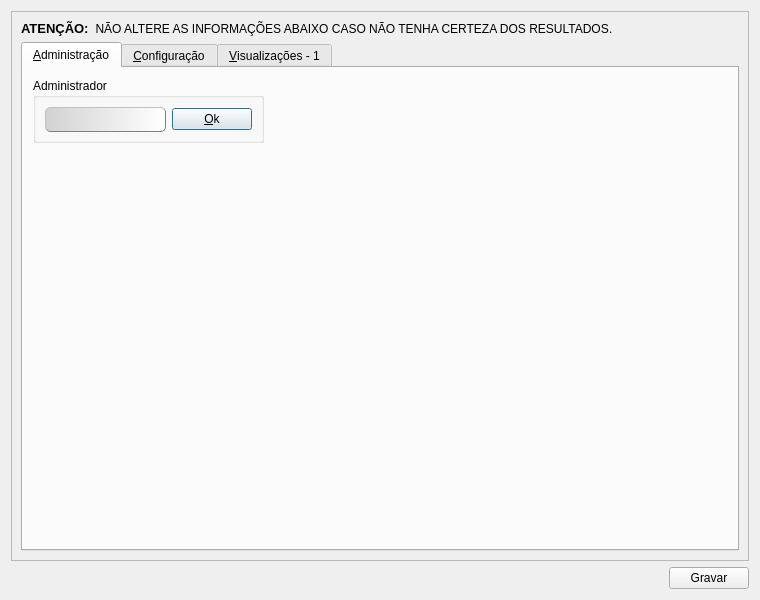
<?xml version="1.0" encoding="UTF-8"?>
<ui version="4.0">
 <author>Puttini, Volnei C.</author>
 <class>DialogConfig</class>
 <widget class="QDialog" name="DialogConfig">
  <property name="windowModality">
   <enum>Qt::ApplicationModal</enum>
  </property>
  <property name="geometry">
   <rect>
    <x>0</x>
    <y>0</y>
    <width>760</width>
    <height>600</height>
   </rect>
  </property>
  <property name="sizePolicy">
   <sizepolicy hsizetype="Fixed" vsizetype="Fixed">
    <horstretch>0</horstretch>
    <verstretch>0</verstretch>
   </sizepolicy>
  </property>
  <property name="minimumSize">
   <size>
    <width>760</width>
    <height>600</height>
   </size>
  </property>
  <property name="maximumSize">
   <size>
    <width>760</width>
    <height>600</height>
   </size>
  </property>
  <property name="windowTitle">
   <string>Configurações</string>
  </property>
  <property name="windowIcon">
   <iconset resource="application.qrc">
    <normaloff>:/docbase.png</normaloff>:/docbase.png</iconset>
  </property>
  <property name="styleSheet">
   <string notr="true">QLineEdit {
    border: 1px solid gray;
    border-radius: 5px;
	border-style: outset;
	/*background-color: qlineargradient(spread:pad, x1:0, y1:0, x2:1, y2:0, stop:0 rgba(192, 255, 255, 255), stop:1 rgba(255, 255, 255, 255));*/
	
	background-color: qlineargradient(spread:pad, x1:0, y1:0, x2:1, y2:0, stop:0 rgba(210, 210, 210 255), stop:1 rgba(255, 255, 255, 255));
}

QLineEdit::hover {
	selection-background-color: rgb(46, 91, 255);
    border: 1px outset rgb(44, 114, 199);
}</string>
  </property>
  <layout class="QGridLayout" name="gridLayout_6">
   <item row="0" column="0" colspan="2">
    <widget class="QFrame" name="frameConfig">
     <property name="frameShape">
      <enum>QFrame::StyledPanel</enum>
     </property>
     <property name="frameShadow">
      <enum>QFrame::Raised</enum>
     </property>
     <layout class="QGridLayout" name="gridLayout_7">
      <item row="0" column="0">
       <widget class="QLabel" name="labelTitle">
        <property name="text">
         <string>&lt;!DOCTYPE HTML PUBLIC &quot;-//W3C//DTD HTML 4.0//EN&quot; &quot;http://www.w3.org/TR/REC-html40/strict.dtd&quot;&gt;
&lt;html&gt;&lt;head&gt;&lt;meta name=&quot;qrichtext&quot; content=&quot;1&quot; /&gt;&lt;style type=&quot;text/css&quot;&gt;
p, li { white-space: pre-wrap; }
&lt;/style&gt;&lt;/head&gt;&lt;body style=&quot; font-family:'Sans Serif'; font-size:10pt; font-weight:400; font-style:normal;&quot;&gt;
&lt;p style=&quot; margin-top:0px; margin-bottom:0px; margin-left:0px; margin-right:0px; -qt-block-indent:0; text-indent:0px;&quot;&gt;&lt;img src=&quot;:/messagebox_warning.png&quot; /&gt;&lt;span style=&quot; font-weight:600;&quot;&gt;ATENÇÃO:&lt;/span&gt; &lt;span style=&quot; font-size:9pt;&quot;&gt; NÃO ALTERE AS INFORMAÇÕES ABAIXO CASO NÃO TENHA CERTEZA DOS RESULTADOS&lt;/span&gt;.&lt;img src=&quot;:/messagebox_warning.png&quot; /&gt;&lt;/p&gt;&lt;/body&gt;&lt;/html&gt;</string>
        </property>
        <property name="wordWrap">
         <bool>false</bool>
        </property>
       </widget>
      </item>
      <item row="1" column="0">
       <widget class="QTabWidget" name="tabWidgetConfig">
        <property name="currentIndex">
         <number>0</number>
        </property>
        <widget class="QWidget" name="tab">
         <attribute name="title">
          <string>&amp;Administração</string>
         </attribute>
         <widget class="QGroupBox" name="groupBox_4">
          <property name="geometry">
           <rect>
            <x>10</x>
            <y>10</y>
            <width>231</width>
            <height>65</height>
           </rect>
          </property>
          <property name="title">
           <string>Administrador</string>
          </property>
          <layout class="QGridLayout" name="gridLayout">
           <item row="0" column="0">
            <widget class="QLineEdit" name="lineEditAdmin">
             <property name="minimumSize">
              <size>
               <width>0</width>
               <height>25</height>
              </size>
             </property>
             <property name="maxLength">
              <number>20</number>
             </property>
             <property name="echoMode">
              <enum>QLineEdit::Password</enum>
             </property>
            </widget>
           </item>
           <item row="0" column="1">
            <widget class="QPushButton" name="pushButtonOk">
             <property name="text">
              <string>&amp;Ok</string>
             </property>
             <property name="icon">
              <iconset resource="application.qrc">
               <normaloff>:/ok.png</normaloff>:/ok.png</iconset>
             </property>
            </widget>
           </item>
          </layout>
         </widget>
        </widget>
        <widget class="QWidget" name="tab_3">
         <attribute name="title">
          <string>&amp;Configuração</string>
         </attribute>
         <widget class="QGroupBox" name="groupBoxDefaultExport">
          <property name="geometry">
           <rect>
            <x>310</x>
            <y>85</y>
            <width>391</width>
            <height>64</height>
           </rect>
          </property>
          <property name="sizePolicy">
           <sizepolicy hsizetype="Preferred" vsizetype="Fixed">
            <horstretch>0</horstretch>
            <verstretch>0</verstretch>
           </sizepolicy>
          </property>
          <property name="maximumSize">
           <size>
            <width>16777215</width>
            <height>65</height>
           </size>
          </property>
          <property name="title">
           <string>Diretório Padrão para Exportação</string>
          </property>
          <layout class="QGridLayout" name="gridLayout_10">
           <item row="0" column="0">
            <widget class="QLineEdit" name="lineEditExportDir">
             <property name="minimumSize">
              <size>
               <width>0</width>
               <height>25</height>
              </size>
             </property>
             <property name="maxLength">
              <number>254</number>
             </property>
            </widget>
           </item>
          </layout>
         </widget>
         <widget class="QGroupBox" name="groupBoxDefaultTemp">
          <property name="geometry">
           <rect>
            <x>310</x>
            <y>158</y>
            <width>391</width>
            <height>64</height>
           </rect>
          </property>
          <property name="sizePolicy">
           <sizepolicy hsizetype="Preferred" vsizetype="Fixed">
            <horstretch>0</horstretch>
            <verstretch>0</verstretch>
           </sizepolicy>
          </property>
          <property name="maximumSize">
           <size>
            <width>16777215</width>
            <height>65</height>
           </size>
          </property>
          <property name="title">
           <string>Diretório Temporário Geral</string>
          </property>
          <layout class="QGridLayout" name="gridLayout_11">
           <item row="0" column="0">
            <widget class="QLineEdit" name="lineEditTempDir">
             <property name="minimumSize">
              <size>
               <width>0</width>
               <height>25</height>
              </size>
             </property>
             <property name="maxLength">
              <number>254</number>
             </property>
            </widget>
           </item>
          </layout>
         </widget>
         <widget class="QGroupBox" name="groupBoxDefaultLoadImages">
          <property name="geometry">
           <rect>
            <x>310</x>
            <y>10</y>
            <width>391</width>
            <height>64</height>
           </rect>
          </property>
          <property name="sizePolicy">
           <sizepolicy hsizetype="Preferred" vsizetype="Fixed">
            <horstretch>0</horstretch>
            <verstretch>0</verstretch>
           </sizepolicy>
          </property>
          <property name="maximumSize">
           <size>
            <width>16777215</width>
            <height>65</height>
           </size>
          </property>
          <property name="title">
           <string>Diretório Padrão de Carga das Imagens</string>
          </property>
          <layout class="QGridLayout" name="gridLayout_8">
           <item row="0" column="0">
            <widget class="QLineEdit" name="lineEditRootDir">
             <property name="minimumSize">
              <size>
               <width>0</width>
               <height>25</height>
              </size>
             </property>
             <property name="maxLength">
              <number>254</number>
             </property>
            </widget>
           </item>
          </layout>
         </widget>
         <widget class="QGroupBox" name="groupBoxDefaultUpdate">
          <property name="geometry">
           <rect>
            <x>310</x>
            <y>230</y>
            <width>391</width>
            <height>64</height>
           </rect>
          </property>
          <property name="sizePolicy">
           <sizepolicy hsizetype="Preferred" vsizetype="Fixed">
            <horstretch>0</horstretch>
            <verstretch>0</verstretch>
           </sizepolicy>
          </property>
          <property name="maximumSize">
           <size>
            <width>16777215</width>
            <height>65</height>
           </size>
          </property>
          <property name="title">
           <string>Diretório Padrão para Download das Atualizações</string>
          </property>
          <layout class="QGridLayout" name="gridLayout_12">
           <item row="0" column="0">
            <widget class="QLineEdit" name="lineEditDfltDownload">
             <property name="minimumSize">
              <size>
               <width>0</width>
               <height>25</height>
              </size>
             </property>
             <property name="maxLength">
              <number>254</number>
             </property>
            </widget>
           </item>
          </layout>
         </widget>
         <widget class="QGroupBox" name="groupBoxComportPrograma">
          <property name="geometry">
           <rect>
            <x>10</x>
            <y>320</y>
            <width>201</width>
            <height>119</height>
           </rect>
          </property>
          <property name="title">
           <string>Comportamento do Programa</string>
          </property>
          <layout class="QGridLayout" name="gridLayout_5">
           <item row="0" column="0">
            <layout class="QVBoxLayout" name="verticalLayout">
             <item>
              <widget class="QRadioButton" name="radioButtonLivre">
               <property name="enabled">
                <bool>false</bool>
               </property>
               <property name="text">
                <string>Livre</string>
               </property>
               <property name="checked">
                <bool>true</bool>
               </property>
              </widget>
             </item>
             <item>
              <widget class="QRadioButton" name="radioButtonReadOnly">
               <property name="enabled">
                <bool>false</bool>
               </property>
               <property name="text">
                <string>Somente Leitura</string>
               </property>
              </widget>
             </item>
             <item>
              <widget class="QRadioButton" name="radioButtonROSave">
               <property name="enabled">
                <bool>false</bool>
               </property>
               <property name="text">
                <string>Uso Limitado</string>
               </property>
              </widget>
             </item>
            </layout>
           </item>
          </layout>
         </widget>
         <widget class="QGroupBox" name="groupBoxBDados">
          <property name="geometry">
           <rect>
            <x>10</x>
            <y>10</y>
            <width>291</width>
            <height>291</height>
           </rect>
          </property>
          <property name="title">
           <string>Banco de Dados</string>
          </property>
          <layout class="QGridLayout" name="gridLayout_9">
           <item row="0" column="0">
            <widget class="QGroupBox" name="groupBoxHostname">
             <property name="title">
              <string>Host</string>
             </property>
             <layout class="QGridLayout" name="gridLayout_2">
              <item row="0" column="0">
               <widget class="QLineEdit" name="lineEditHostname">
                <property name="enabled">
                 <bool>false</bool>
                </property>
                <property name="minimumSize">
                 <size>
                  <width>0</width>
                  <height>25</height>
                 </size>
                </property>
                <property name="inputMask">
                 <string/>
                </property>
                <property name="maxLength">
                 <number>50</number>
                </property>
               </widget>
              </item>
             </layout>
            </widget>
           </item>
           <item row="1" column="0">
            <widget class="QGroupBox" name="groupBoxUsuario">
             <property name="title">
              <string>Usuário</string>
             </property>
             <layout class="QGridLayout" name="gridLayout_3">
              <item row="0" column="0">
               <widget class="QLineEdit" name="lineEditDBUser">
                <property name="enabled">
                 <bool>false</bool>
                </property>
                <property name="minimumSize">
                 <size>
                  <width>0</width>
                  <height>25</height>
                 </size>
                </property>
                <property name="inputMask">
                 <string/>
                </property>
                <property name="maxLength">
                 <number>15</number>
                </property>
               </widget>
              </item>
             </layout>
            </widget>
           </item>
           <item row="2" column="0">
            <widget class="QGroupBox" name="groupBoxSenha">
             <property name="title">
              <string>Senha</string>
             </property>
             <layout class="QGridLayout" name="gridLayout_4">
              <item row="0" column="0">
               <widget class="QLineEdit" name="lineEditDBPass">
                <property name="enabled">
                 <bool>false</bool>
                </property>
                <property name="minimumSize">
                 <size>
                  <width>0</width>
                  <height>25</height>
                 </size>
                </property>
                <property name="inputMask">
                 <string/>
                </property>
                <property name="maxLength">
                 <number>15</number>
                </property>
                <property name="echoMode">
                 <enum>QLineEdit::Password</enum>
                </property>
               </widget>
              </item>
             </layout>
            </widget>
           </item>
          </layout>
         </widget>
        </widget>
        <widget class="QWidget" name="tab_2">
         <attribute name="title">
          <string>&amp;Visualizações - 1</string>
         </attribute>
         <widget class="QCheckBox" name="checkBoxSetFiscal">
          <property name="geometry">
           <rect>
            <x>10</x>
            <y>40</y>
            <width>301</width>
            <height>23</height>
           </rect>
          </property>
          <property name="toolTip">
           <string/>
          </property>
          <property name="whatsThis">
           <string>Caso digite mais docomentos com valores do que sem, marque esta opção. Isto fará com que esta opção fique sempre ativada no Cadastro de Documentos.</string>
          </property>
          <property name="text">
           <string>Documentos identificados como Padrão?</string>
          </property>
         </widget>
         <widget class="QCheckBox" name="checkBoxUpdtAuto">
          <property name="geometry">
           <rect>
            <x>10</x>
            <y>10</y>
            <width>351</width>
            <height>23</height>
           </rect>
          </property>
          <property name="text">
           <string>Ativa Verificação de Atualizações Automáticas?</string>
          </property>
         </widget>
         <widget class="QGroupBox" name="groupBoxCustomFields">
          <property name="geometry">
           <rect>
            <x>10</x>
            <y>160</y>
            <width>421</width>
            <height>211</height>
           </rect>
          </property>
          <property name="whatsThis">
           <string>Esta opção permite que você crie até cinco novos campos personalizados,
ou seja, você poderá criar campos para quardar informações necessárias
para o seu modelo de cadastro.</string>
          </property>
          <property name="title">
           <string>Campos Personalizados</string>
          </property>
          <widget class="QLabel" name="label_6">
           <property name="geometry">
            <rect>
             <x>11</x>
             <y>30</y>
             <width>131</width>
             <height>18</height>
            </rect>
           </property>
           <property name="text">
            <string>Nome do Campo</string>
           </property>
          </widget>
          <widget class="QLabel" name="label_7">
           <property name="geometry">
            <rect>
             <x>240</x>
             <y>30</y>
             <width>70</width>
             <height>18</height>
            </rect>
           </property>
           <property name="text">
            <string>Tamanho</string>
           </property>
          </widget>
          <widget class="QLabel" name="label_8">
           <property name="geometry">
            <rect>
             <x>320</x>
             <y>30</y>
             <width>70</width>
             <height>18</height>
            </rect>
           </property>
           <property name="text">
            <string>Situação</string>
           </property>
          </widget>
          <widget class="QLineEdit" name="lineEditFld01Name">
           <property name="geometry">
            <rect>
             <x>10</x>
             <y>60</y>
             <width>221</width>
             <height>25</height>
            </rect>
           </property>
           <property name="minimumSize">
            <size>
             <width>0</width>
             <height>25</height>
            </size>
           </property>
           <property name="maxLength">
            <number>15</number>
           </property>
          </widget>
          <widget class="QSpinBox" name="spinBox01Len">
           <property name="geometry">
            <rect>
             <x>240</x>
             <y>60</y>
             <width>71</width>
             <height>23</height>
            </rect>
           </property>
           <property name="maximum">
            <number>254</number>
           </property>
          </widget>
          <widget class="QCheckBox" name="checkBox01Act">
           <property name="geometry">
            <rect>
             <x>320</x>
             <y>60</y>
             <width>91</width>
             <height>23</height>
            </rect>
           </property>
           <property name="text">
            <string>Ativado</string>
           </property>
          </widget>
          <widget class="QSpinBox" name="spinBox02Len">
           <property name="geometry">
            <rect>
             <x>240</x>
             <y>90</y>
             <width>71</width>
             <height>23</height>
            </rect>
           </property>
           <property name="maximum">
            <number>254</number>
           </property>
          </widget>
          <widget class="QLineEdit" name="lineEditFld02Name">
           <property name="geometry">
            <rect>
             <x>10</x>
             <y>90</y>
             <width>221</width>
             <height>25</height>
            </rect>
           </property>
           <property name="minimumSize">
            <size>
             <width>0</width>
             <height>25</height>
            </size>
           </property>
           <property name="maxLength">
            <number>15</number>
           </property>
          </widget>
          <widget class="QSpinBox" name="spinBox03Len">
           <property name="geometry">
            <rect>
             <x>240</x>
             <y>120</y>
             <width>71</width>
             <height>23</height>
            </rect>
           </property>
           <property name="maximum">
            <number>254</number>
           </property>
          </widget>
          <widget class="QLineEdit" name="lineEditFld03Name">
           <property name="geometry">
            <rect>
             <x>10</x>
             <y>120</y>
             <width>221</width>
             <height>25</height>
            </rect>
           </property>
           <property name="minimumSize">
            <size>
             <width>0</width>
             <height>25</height>
            </size>
           </property>
           <property name="maxLength">
            <number>15</number>
           </property>
          </widget>
          <widget class="QCheckBox" name="checkBox03Act">
           <property name="geometry">
            <rect>
             <x>320</x>
             <y>120</y>
             <width>91</width>
             <height>23</height>
            </rect>
           </property>
           <property name="text">
            <string>Ativado</string>
           </property>
          </widget>
          <widget class="QSpinBox" name="spinBox04Len">
           <property name="geometry">
            <rect>
             <x>240</x>
             <y>150</y>
             <width>71</width>
             <height>23</height>
            </rect>
           </property>
           <property name="maximum">
            <number>254</number>
           </property>
          </widget>
          <widget class="QLineEdit" name="lineEditFld04Name">
           <property name="geometry">
            <rect>
             <x>10</x>
             <y>150</y>
             <width>221</width>
             <height>25</height>
            </rect>
           </property>
           <property name="minimumSize">
            <size>
             <width>0</width>
             <height>25</height>
            </size>
           </property>
           <property name="maxLength">
            <number>15</number>
           </property>
          </widget>
          <widget class="QCheckBox" name="checkBox04Act">
           <property name="geometry">
            <rect>
             <x>320</x>
             <y>150</y>
             <width>91</width>
             <height>23</height>
            </rect>
           </property>
           <property name="text">
            <string>Ativado</string>
           </property>
          </widget>
          <widget class="QCheckBox" name="checkBox05Act">
           <property name="geometry">
            <rect>
             <x>320</x>
             <y>180</y>
             <width>91</width>
             <height>23</height>
            </rect>
           </property>
           <property name="text">
            <string>Ativado</string>
           </property>
          </widget>
          <widget class="QSpinBox" name="spinBox05Len">
           <property name="geometry">
            <rect>
             <x>240</x>
             <y>180</y>
             <width>71</width>
             <height>23</height>
            </rect>
           </property>
           <property name="maximum">
            <number>254</number>
           </property>
          </widget>
          <widget class="QLineEdit" name="lineEditFld05Name">
           <property name="geometry">
            <rect>
             <x>10</x>
             <y>180</y>
             <width>221</width>
             <height>25</height>
            </rect>
           </property>
           <property name="minimumSize">
            <size>
             <width>0</width>
             <height>25</height>
            </size>
           </property>
           <property name="maxLength">
            <number>15</number>
           </property>
          </widget>
          <widget class="QCheckBox" name="checkBox02Act">
           <property name="geometry">
            <rect>
             <x>320</x>
             <y>90</y>
             <width>91</width>
             <height>23</height>
            </rect>
           </property>
           <property name="text">
            <string>Ativado</string>
           </property>
          </widget>
         </widget>
         <widget class="QCheckBox" name="checkBoxSetDirImg">
          <property name="geometry">
           <rect>
            <x>10</x>
            <y>100</y>
            <width>311</width>
            <height>23</height>
           </rect>
          </property>
          <property name="toolTip">
           <string/>
          </property>
          <property name="text">
           <string>Usar Sempre Diretório de Imagens Padrão?</string>
          </property>
         </widget>
         <widget class="QCheckBox" name="checkBoxRemoveImageFromDir">
          <property name="geometry">
           <rect>
            <x>10</x>
            <y>130</y>
            <width>481</width>
            <height>23</height>
           </rect>
          </property>
          <property name="toolTip">
           <string/>
          </property>
          <property name="text">
           <string>Apagar arquivo do diretório após incluí-lo no banco de dados?</string>
          </property>
         </widget>
         <widget class="QCheckBox" name="checkBoxKeepEntity">
          <property name="geometry">
           <rect>
            <x>10</x>
            <y>70</y>
            <width>411</width>
            <height>23</height>
           </rect>
          </property>
          <property name="toolTip">
           <string/>
          </property>
          <property name="text">
           <string>Manter Nome da Entidade após gravar novo registro?</string>
          </property>
         </widget>
        </widget>
       </widget>
      </item>
     </layout>
    </widget>
   </item>
   <item row="1" column="0">
    <spacer name="horizontalSpacer">
     <property name="orientation">
      <enum>Qt::Horizontal</enum>
     </property>
     <property name="sizeHint" stdset="0">
      <size>
       <width>654</width>
       <height>20</height>
      </size>
     </property>
    </spacer>
   </item>
   <item row="1" column="1">
    <widget class="QPushButton" name="pushButtonSalvar">
     <property name="text">
      <string>Gravar</string>
     </property>
    </widget>
   </item>
  </layout>
 </widget>
 <tabstops>
  <tabstop>tabWidgetConfig</tabstop>
  <tabstop>lineEditAdmin</tabstop>
  <tabstop>pushButtonOk</tabstop>
  <tabstop>lineEditHostname</tabstop>
  <tabstop>lineEditDBUser</tabstop>
  <tabstop>lineEditDBPass</tabstop>
  <tabstop>radioButtonLivre</tabstop>
  <tabstop>radioButtonReadOnly</tabstop>
  <tabstop>radioButtonROSave</tabstop>
  <tabstop>lineEditRootDir</tabstop>
  <tabstop>lineEditExportDir</tabstop>
  <tabstop>lineEditTempDir</tabstop>
  <tabstop>lineEditDfltDownload</tabstop>
  <tabstop>checkBoxUpdtAuto</tabstop>
  <tabstop>checkBoxSetFiscal</tabstop>
  <tabstop>checkBoxSetDirImg</tabstop>
  <tabstop>lineEditFld01Name</tabstop>
  <tabstop>spinBox01Len</tabstop>
  <tabstop>checkBox01Act</tabstop>
  <tabstop>lineEditFld02Name</tabstop>
  <tabstop>spinBox02Len</tabstop>
  <tabstop>checkBox02Act</tabstop>
  <tabstop>lineEditFld03Name</tabstop>
  <tabstop>spinBox03Len</tabstop>
  <tabstop>checkBox03Act</tabstop>
  <tabstop>lineEditFld04Name</tabstop>
  <tabstop>spinBox04Len</tabstop>
  <tabstop>checkBox04Act</tabstop>
  <tabstop>lineEditFld05Name</tabstop>
  <tabstop>spinBox05Len</tabstop>
  <tabstop>checkBox05Act</tabstop>
  <tabstop>pushButtonSalvar</tabstop>
 </tabstops>
 <resources>
  <include location="application.qrc"/>
 </resources>
 <connections>
  <connection>
   <sender>pushButtonOk</sender>
   <signal>clicked()</signal>
   <receiver>DialogConfig</receiver>
   <slot>pushButtonOk_clicked()</slot>
   <hints>
    <hint type="sourcelabel">
     <x>215</x>
     <y>147</y>
    </hint>
    <hint type="destinationlabel">
     <x>5</x>
     <y>104</y>
    </hint>
   </hints>
  </connection>
  <connection>
   <sender>pushButtonSalvar</sender>
   <signal>clicked()</signal>
   <receiver>DialogConfig</receiver>
   <slot>pushButtonSalvar_clicked()</slot>
   <hints>
    <hint type="sourcelabel">
     <x>686</x>
     <y>573</y>
    </hint>
    <hint type="destinationlabel">
     <x>480</x>
     <y>572</y>
    </hint>
   </hints>
  </connection>
 </connections>
 <slots>
  <slot>pushButtonOk_clicked()</slot>
  <slot>pushButtonSalvar_clicked()</slot>
 </slots>
</ui>
